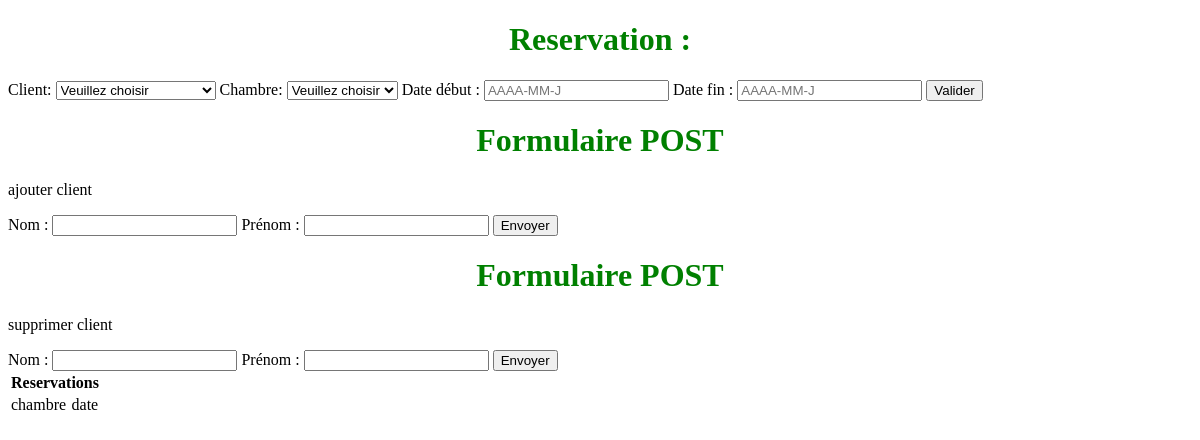
The app's page /, older data.
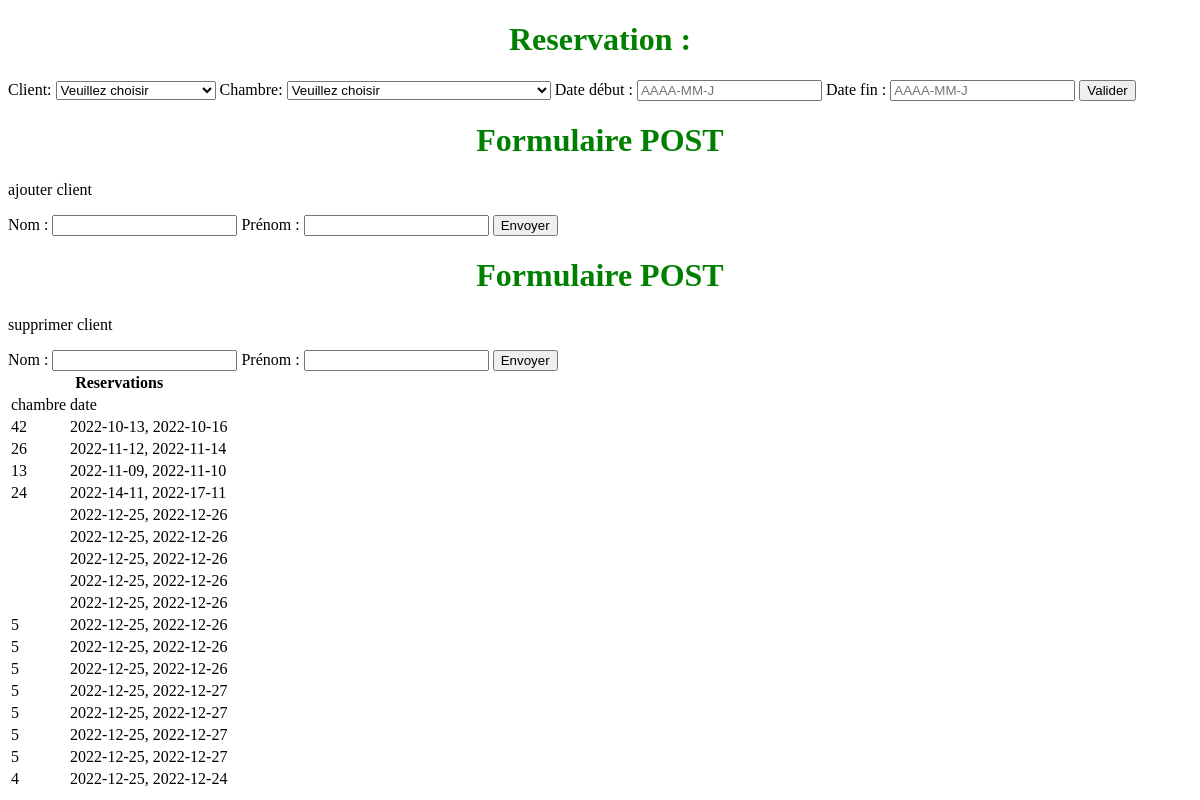
The same page, newer data.
### tables this page shows
CREATE TABLE "reservation" (
	"id_reservation"	INTEGER NOT NULL UNIQUE,
	"id_client"	INTEGER NOT NULL,
	"id_chambre"	INTEGER NOT NULL,
	"date_debut"	TEXT NOT NULL,
	"date_fin"	TEXT NOT NULL,
	FOREIGN KEY("id_client") REFERENCES "client"("id_client"),
	FOREIGN KEY("id_chambre") REFERENCES "chambres"("id_chambre"),
	PRIMARY KEY("id_reservation" AUTOINCREMENT)
);

### serveur.py (the view)
@app.route('/')
def index():
    clients = liste_client()
    chambres = liste_chambres()
    reservations = liste_reservations()
    return render_template("index.html", clients=clients, chambres=chambres, reservations=reservations)

### clients.py (called while the page is built)
def liste_client():
    req2 = "SELECT id_client, nom, prenom FROM client "
    conn = sqlite3.connect(fichier_BDD)
    cur = conn.cursor()
    cur.execute(req2)
    clients = cur.fetchall()
    cur.close()
    conn.close()
    return clients

def liste_chambres():
    req3 = "SELECT id_chambre, capacité, tarif FROM chambres "
    conn = sqlite3.connect(fichier_BDD)
    cur = conn.cursor()
    cur.execute(req3)
    chambres = cur.fetchall()
    cur.close()
    conn.close()
    return chambres

def liste_reservations():
    req5 = "SELECT id_chambre, date_debut, date_fin FROM reservation "
    conn = sqlite3.connect(fichier_BDD)
    cur = conn.cursor()
    cur.execute(req5)
    reservations = cur.fetchall()
    cur.close()
    conn.close()
    return reservations

### templates/index.html (shortened to what this page needs)
<!DOCTYPE html>
<html lang="fr" dir="ltr">
  <head>
    <link rel="stylesheet" href="/static/style.css">
  </head>
  <body>
    <h1>Reservation :</h1>
    <div>
      <form class="form" action="/reserver" method="post">
              <label for="client">Client</label>:
              <select name="id_client" id="client">
                  <option value="">Veuillez choisir</option>
              </select>
              <label for="chambre">Chambre</label>:
              <select name="id_chambre" id="chambre">
                  <option value="">Veuillez choisir</option>
              </select>
              <label for="nom">Date début</label> :
              <input type="text" name="date_debut" value="" placeholder="AAAA-MM-J">
              <label for="nom">Date fin</label> :
              <input type="text" name="date_fin" value="" placeholder="AAAA-MM-J">
              <input type="submit" value="Valider">
      </form>
    </div>
    <h1>Formulaire POST</h1>
    <p>ajouter client</p>
    <div class="formulaire">
      <form class="form" action="/ajouter_client" method="post">
        <label for="nom">Nom</label> :
        <input type="text" name="nom" value="">
        <label for="prenom">Prénom</label> :
        <input type="text" name="prenom" value="">
        <input type="submit" name="" value="Envoyer">
      </form>
    </div>
    <h1>Formulaire POST</h1>
    <p>supprimer client</p>
    <div class="formulaire">
      <form class="form" action="/supprimer_client" method="post">
        <label for="nom">Nom</label> :
        <input type="text" name="nom" value="">
        <label for="prenom">Prénom</label> :
        <input type="text" name="prenom" value="">
        <input type="submit" name="" value="Envoyer">
      </form>
    </div>
    <div>
          <table>
              <thead>
                  <tr>
                      <th colspan="2">Reservations</th>
                  </tr>
              </thead>
              <tbody>
                  <tr>
                      <td>chambre</td>
                      <td>date</td>
                  </tr>
                      {% for id_chambre, date_debut, date_fin in reservations %}
                  <tr>
                      <td>{{id_chambre}}</td>
                      <td>{{date_debut}}, {{date_fin}}</td>
                  </tr>
                      {% endfor %}
              </tbody>
          </table>
    </div>
  </body>
</html>

Row changes from the older to the newer data that the page shows:
added reservation: id_chambre "42", date_debut "2022-10-13", date_fin "2022-10-16"
added reservation: id_chambre "26", date_debut "2022-11-12", date_fin "2022-11-14"
added reservation: id_chambre "13", date_debut "2022-11-09", date_fin "2022-11-10"
added reservation: id_chambre "24", date_debut "2022-14-11", date_fin "2022-17-11"
added reservation: date_debut "2022-12-25", date_fin "2022-12-26"
added reservation: date_debut "2022-12-25", date_fin "2022-12-26"
added reservation: date_debut "2022-12-25", date_fin "2022-12-26"
added reservation: date_debut "2022-12-25", date_fin "2022-12-26"
added reservation: date_debut "2022-12-25", date_fin "2022-12-26"
added reservation: id_chambre "5", date_debut "2022-12-25", date_fin "2022-12-26"
added reservation: id_chambre "5", date_debut "2022-12-25", date_fin "2022-12-26"
added reservation: id_chambre "5", date_debut "2022-12-25", date_fin "2022-12-26"
added reservation: id_chambre "5", date_debut "2022-12-25", date_fin "2022-12-27"
added reservation: id_chambre "5", date_debut "2022-12-25", date_fin "2022-12-27"
added reservation: id_chambre "5", date_debut "2022-12-25", date_fin "2022-12-27"
added reservation: id_chambre "5", date_debut "2022-12-25", date_fin "2022-12-27"
added reservation: id_chambre "4", date_debut "2022-12-25", date_fin "2022-12-24"
